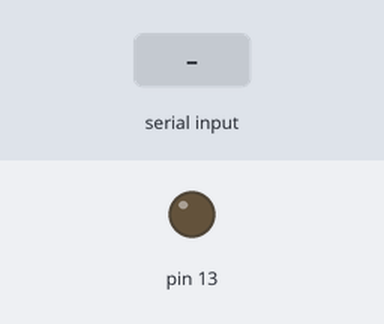
A sketch run on a simulated Arduino Uno, built with avr-gcc and run on an emulated ATmega328P. Shown: output pins drawn as LEDs (lit = HIGH). Inputs (shaded band) come from the test bench.

Above: at 1.2 s.
1.3 s: "a" received over Serial
At 1.7 s:
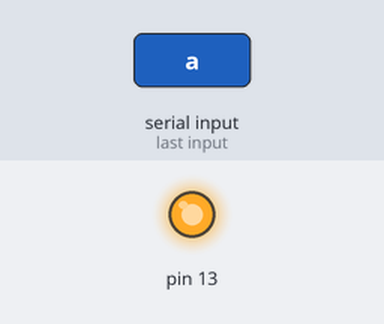
Timing chart, 0 to 4.3 s (numbered marks = the images above; inputs shaded):
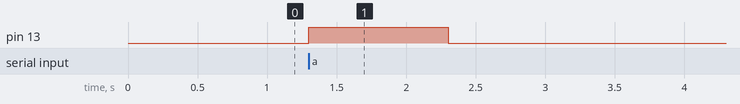

The sketch:

sketch_apr13a.ino
```cpp
void setup() {
  // put your setup code here, to run once:
 Serial.begin(9600);
 pinMode(13,1);
}

void loop() {
  // put your main code here, to run repeatedly:
  if(Serial.available()){
    if(Serial.read()=='a'){
      digitalWrite(13,1);
      delay(1000);
      digitalWrite(13,0);
    }
  }
}
```

Measured:
- after the input at 1.3 s, pin 13: LOW → HIGH at once, → LOW 1.0 s later
